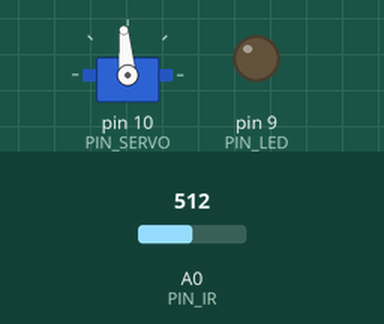
Simulated run of this sketch. Board: Arduino Uno, built with avr-gcc and run on an emulated ATmega328P. Parts: servo, output pins drawn as LEDs (lit = HIGH). Inputs (shaded band) come from the test bench; at power-on: A0 (PIN_IR) = 512. What the sketch prints to the serial monitor is not drawn.

Above: at 1.2 s.
1.3 s: A0 (PIN_IR) set to 400
4.3 s: A0 (PIN_IR) set to 420
At 4.42 s:
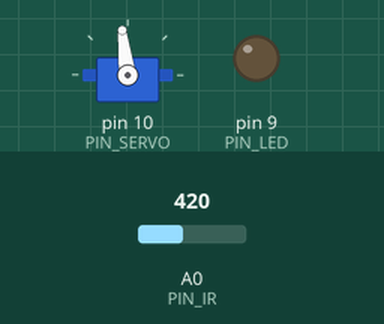
6.2 s: A0 (PIN_IR) set to 511
At 6.48 s:
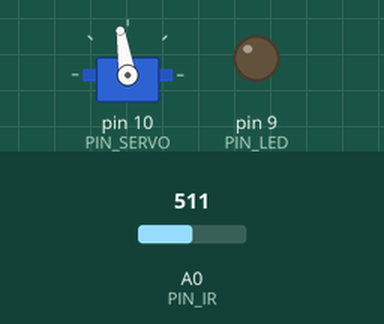
Timing chart, 0 to 9.2 s (numbered marks = the images above; inputs shaded):
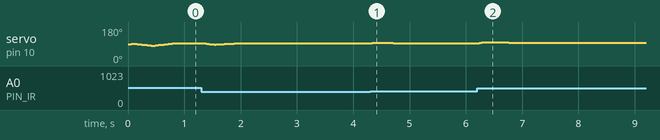

The sketch:

PD.ino
```cpp
#include <Servo.h>     // 서보모터 라이브러리 사용

/////////////////////////////
// Configurable parameters //
/////////////////////////////

// Arduino pin assignment
#define PIN_LED 9          // LED 핀 정의
#define PIN_SERVO 10       // servo 핀 정의
#define PIN_IR A0      //  analong 핀 정의

// Framework setting
#define _DIST_TARGET 255  // 멈추려는 목표거리 정의
#define _DIST_MIN 100 // 측정 최소거리, 플로터 범위
#define _DIST_MAX 410    //  측정 최대거리,플로터 범위

// Distance sensor
#define _DIST_ALPHA 0.4
#define _ITERM_MAX 60
#define EMA_ALPHA 0.1

// Servo range
#define _DUTY_MIN 1375    // 서보 duty 최소값
#define _DUTY_NEU 1465    // 서보 duty 중간값
#define _DUTY_MAX 1565    // 서보 duty 최댓값

// Servo speed control
#define _SERVO_ANGLE 30       // 서보 각도
#define _SERVO_SPEED 60     //  서보의 속도

// Event periods
#define _INTERVAL_DIST 25   //거리측정 주기
#define _INTERVAL_SERVO 20    // 서보 조정 주기
#define _INTERVAL_SERIAL 100  //  시리얼 제어 주기

// PID parameters
#define _KP 0.5   //비례이득
#define _KD 60     // 미분이득
#define _KI 0

//#define a 70
//#define b 450

//////////////////////
// global variables //
//////////////////////

// Servo instance
Servo myservo;    // 서보 변수명을 myservo로 선언

// Distance sensor
float dist_target; // location to send the ball
float dist_raw, dist_ema;    // 측정값, ema필터 적용값

// Event periods
unsigned long last_sampling_time_dist, last_sampling_time_servo, last_sampling_time_serial;
bool event_dist, event_servo, event_serial; //거리, 서보, 시리얼 측정 여부

// Servo speed control
int duty_chg_per_interval; // 한 주기 당 제어할 최대 duty값
int duty_target, duty_curr; // 목표 pulse주기값, 현재 pulse주기값

// PID variables
float error_curr, error_prev, control, pterm, dterm, iterm;

int a = 70;
int b = 450;


float ir_distance(void){ // return value unit: mm

  float val;
  float volt = float(analogRead(PIN_IR));
  val = ((6762.0/(volt-9.0))-4.0) * 10.0;
  val = 100 + 300.0 / (b - a) * (val - a);
  return val;
} // [20213075]

float ema_dist = 0;
float filtered_dist;
float samples_num = 3;

float under_noise_filter(void) {
  int currReading;
  int largestReading = 0;
  for (int i = 0; i < samples_num; i++) {
    currReading = ir_distance();
    if (currReading > largestReading) {largestReading = currReading;}
    delayMicroseconds(1000);
  }
  return largestReading;
}

float ir_distance_filtered(void) {
  int currReading;
  int lowestReading = 1024;
  for (int i = 0; i < samples_num; i++) {
    currReading = under_noise_filter();
    if (currReading < lowestReading) { lowestReading = currReading;}
  }
  ema_dist = EMA_ALPHA * lowestReading + (1 - EMA_ALPHA) * ema_dist;
  return ema_dist;
}


void setup() {
// initialize GPIO pins for LED and attach servo
pinMode(PIN_LED,OUTPUT);
myservo.attach(PIN_SERVO);

// move servo to neutral position
duty_target = duty_curr = _DUTY_NEU; // 초기화
myservo.writeMicroseconds(duty_curr); // 서보 중립위치

// initialize serial port
Serial.begin(57600); //

// initialize global variables
dist_target = _DIST_TARGET;
dist_raw = dist_ema = ir_distance();
error_curr = error_prev = dist_target - dist_raw;

last_sampling_time_dist = 0; // last_sampling_time_dist 초기화
last_sampling_time_servo = 0; //
last_sampling_time_serial = 0; //

event_dist = event_servo = event_serial = false;

// convert angle speed into duty change per interval.
  duty_chg_per_interval = (float)(_DUTY_MAX - _DUTY_MIN) * _SERVO_SPEED / ((float)_SERVO_ANGLE) * _INTERVAL_SERVO / 1000; //  한 주기 당 제어할 최대 duty값 초기화
}


void loop() {
/////////////////////
// Event generator //
/////////////////////
  unsigned long time_curr = millis();
  if(time_curr >= last_sampling_time_dist + _INTERVAL_DIST) {
        last_sampling_time_dist += _INTERVAL_DIST;
        event_dist = true;
  }
  if(time_curr >= last_sampling_time_servo + _INTERVAL_SERVO) {
        last_sampling_time_servo += _INTERVAL_SERVO;
        event_servo = true;
  }
  if(time_curr >= last_sampling_time_serial + _INTERVAL_SERIAL) {
        last_sampling_time_serial += _INTERVAL_SERIAL;
        event_serial = true;
  }


////////////////////
// Event handlers //
////////////////////

  if(event_dist) {
     event_dist = false;
  // get a distance reading from the distance sensor
      dist_raw = ir_distance_filtered();
      dist_ema = (1 - _DIST_ALPHA) * dist_ema + _DIST_ALPHA * dist_raw;

  // PID control logic
    error_curr = dist_target - dist_ema;
    pterm = _KP * error_curr;
    dterm = _KD * (error_curr - error_prev);
    iterm = _KI * error_curr;

    if(abs(iterm) > _ITERM_MAX) iterm = iterm/2;
    if(iterm > _ITERM_MAX) iterm = _ITERM_MAX;
    if(iterm < -_ITERM_MAX) iterm = -_ITERM_MAX;

    control = pterm + dterm + iterm;

  // duty_target = f(duty_neutral, control)
    duty_target = _DUTY_NEU + control;

  // keep duty_target value within the range of [_DUTY_MIN, _DUTY_MAX]
  if(duty_target < _DUTY_MIN){
    duty_target = _DUTY_MIN;
  }
  if(duty_target > _DUTY_MAX){
    duty_target = _DUTY_MAX;
  }

   error_prev = error_curr;  // error update
  }

  if(event_servo) {
event_servo = false;

    // adjust duty_curr toward duty_target by duty_chg_per_interval

    // update servo position

// adjust duty_curr toward duty_target by duty_chg_per_interval
  if(duty_target > duty_curr) {
  duty_curr += duty_chg_per_interval;

  if(duty_curr > duty_target) duty_curr = duty_target;
  }
  else if (duty_target < duty_curr) {
  duty_curr -= duty_chg_per_interval;
  if(duty_curr < duty_target) duty_curr = duty_target;

  }


}
  // update servo position
  myservo.writeMicroseconds(duty_curr);


  if(event_serial) {
    event_serial = false;
    Serial.print("dist_ir:");
    Serial.print(dist_ema);
    Serial.print(",pterm:");
    Serial.print(map(pterm,-1000,1000,510,610));
    Serial.print(",iterm:");
    Serial.print(map(iterm,-1000,1000,510,610));
    Serial.print(",dterm:");
    Serial.print(map(dterm,-1000,1000,510,610));
    Serial.print(",duty_target:");
    Serial.print(map(duty_target,1000,2000,410,510));
    Serial.print(",duty_chg_per_interval:");
    Serial.print(duty_chg_per_interval);
    Serial.print(",duty_curr:");
    Serial.print(map(duty_curr,1000,2000,410,510));
    Serial.println(",Min:100,Low:200,dist_target:255,High:310,Max:410");
// Min :측정 최소거리, Max : 최대거리, Low : 목표구역 최소거리, dist_target :기준이 되는 거리, High : 목표구역 최대거리 값을 시리얼 모니터에 표시

  }
}
```

Measured:
- after the input at 4.3 s, servo on pin 10 (PIN_SERVO): 94° → 97° at once, → 96° 0.18 s later, → 95° 0.22 s later
- after the input at 6.2 s, servo on pin 10 (PIN_SERVO): 95° → 99° at once, → 98° 0.40 s later, → 97° 0.12 s later, → 96° 0.20 s later
